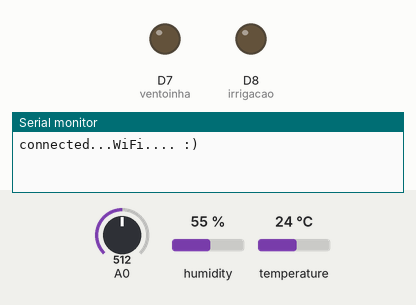
The sketch below on a simulated ESP8266 (NodeMCU). Shown: output pins drawn as LEDs (lit = HIGH), the last lines printed to the serial monitor. The inputs (shaded band) are chosen by the test bench; at power-on: temperature 24 °C, A0 = 512, humidity 55 %. WiFi joins after 1.5 s; servers stay silent unless stated; uploads are accepted with an empty reply.

Above: at 2.7 s.
2.8 s: temperature set to 26 °C
At 3.9 s:
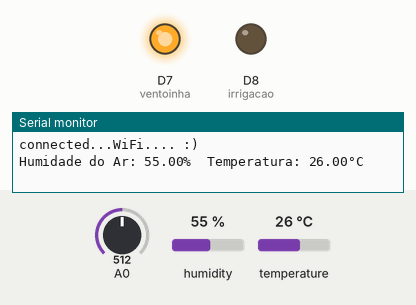
15.0 s: A0 set to 419
27.2 s: A0 set to 384
At 33.6 s:
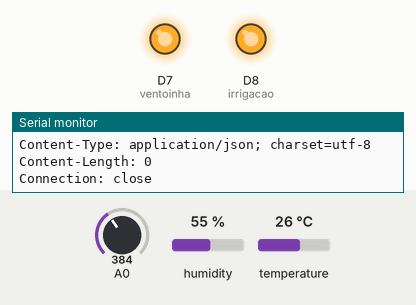
39.4 s: temperature set to 12 °C
At 47.3 s:
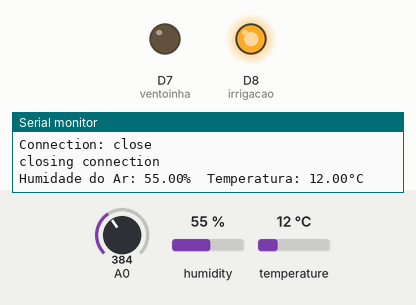
51.6 s: temperature set to 28 °C
At 61.7 s:
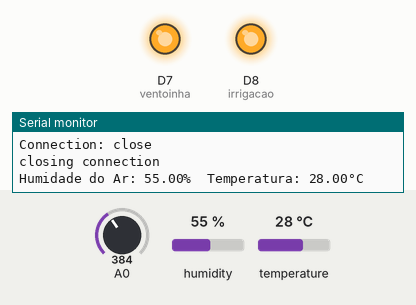
63.8 s: temperature set to 19 °C
At 76.2 s:
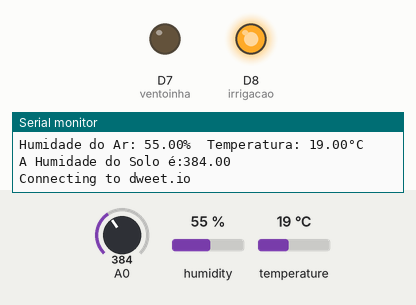
Timing chart, 0 to 77.6 s (numbered marks = the images above; inputs shaded):
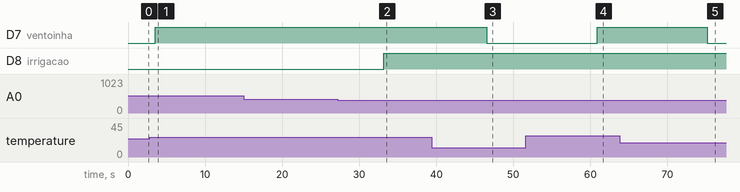

The sketch:

Grupo_A.ino
```cpp
#include "DHT.h"
#define DHTPIN D6
#define DHTTYPE DHT11
// Wifi
#include <ESP8266WiFi.h>
#include <DNSServer.h>
#include <ESP8266WebServer.h>
#include <WiFiManager.h>


DHT dht(DHTPIN, DHTTYPE);

//Variaveis
int ventoinha = D7; //Ventoinha
int irrigacao = D8; //Rega
float solo;
float h = 0; //Ler a Humidadde do Ar
float t = 0;//Ler a Temperatura

const char* host = "dweet.io";

void setup() {
  Serial.begin(9600);

  //Ventoinha
  pinMode(ventoinha, OUTPUT);
  digitalWrite(ventoinha, LOW); //Ventoinha Desligado
  dht.begin(); //Iniciar o Sensor DHT11

  //Rega
  pinMode(irrigacao, OUTPUT);
  digitalWrite(irrigacao, LOW);

  //WiFi
  WiFiManager wifiManager;
  wifiManager.autoConnect("AutoConnectAP");
  Serial.println("connected...WiFi.... :)");
  delay(10);
  //Init DHT
  //dht.begin();
}
void loop() {

  //Mostar os Valores de Humidade do Ar e Temperatura na Consola de 10 em 10 Segundo
  delay(2000);
  h = dht.readHumidity(); //Ler a Humidadde do Ar
  t = dht.readTemperature(); //Ler a Temperatura

  Serial.print(F("Humidade do Ar: "));
  Serial.print(h);
  Serial.print(F("%  Temperatura: "));
  Serial.print(t);
  Serial.println(F("°C "));

  //Se a Temperatura da Estufa for maior ou igual que ...
  if(t >= 25){
    //Ligar Ventoinha
    digitalWrite(ventoinha, HIGH);

  }else{
    //Desligar Ventoinha
    digitalWrite(ventoinha, LOW);

  }
  delay(1000);

  solo = analogRead(0);
  Serial.print("A Humidade do Solo é:");
  Serial.println(solo);


  //Se a Humidade do Solo for menor ou igual que ...
  if(solo <= 400){
    //Ligar Irrigação
    digitalWrite(irrigacao, HIGH);

  }else{
    //Desligar Irrigação
    digitalWrite(irrigacao, LOW);
  }


  //Wifi
  Serial.print("Connecting to ");
  Serial.println(host);
  // Use WiFiClient class to create TCP connections
   WiFiClient client;
   const int httpPort = 80;
    if (!client.connect(host, httpPort)) {
      Serial.println("connection failed");
      return;
  }

  client.print(String("GET /dweet/for/ESP-12E?Temp=") + String(t) + "&Hum=" + String(h) + "&Solo=" + String(solo) + " HTTP/1.1\r\n" +
               "Host: " + host + "\r\n" +
               "Connection: close\r\n\r\n");
  delay(10);

    while(client.available()){
    String line = client.readStringUntil('\r');
    Serial.print(line);
  }

  Serial.println();
  Serial.println("closing connection");

  // Repeat every 10 seconds
  delay(10000);
}
```

Measured:
- the behaviour switches between 24 and 25 °C on temperature (found by bisection; images 0 and 1)
- the behaviour switches between 401 and 400 on A0 (found by bisection; images 1 and 2)
- after the input at 2.8 s, D7 (ventoinha): LOW → HIGH after 0.74 s
- after the input at 27.2 s, D8 (irrigacao): LOW → HIGH after 6.0 s
- after the input at 39.4 s, D7 (ventoinha): HIGH → LOW after 7.1 s
- after the input at 51.6 s, D7 (ventoinha): LOW → HIGH after 9.3 s
- after the input at 63.8 s, D7 (ventoinha): HIGH → LOW after 11.4 s
